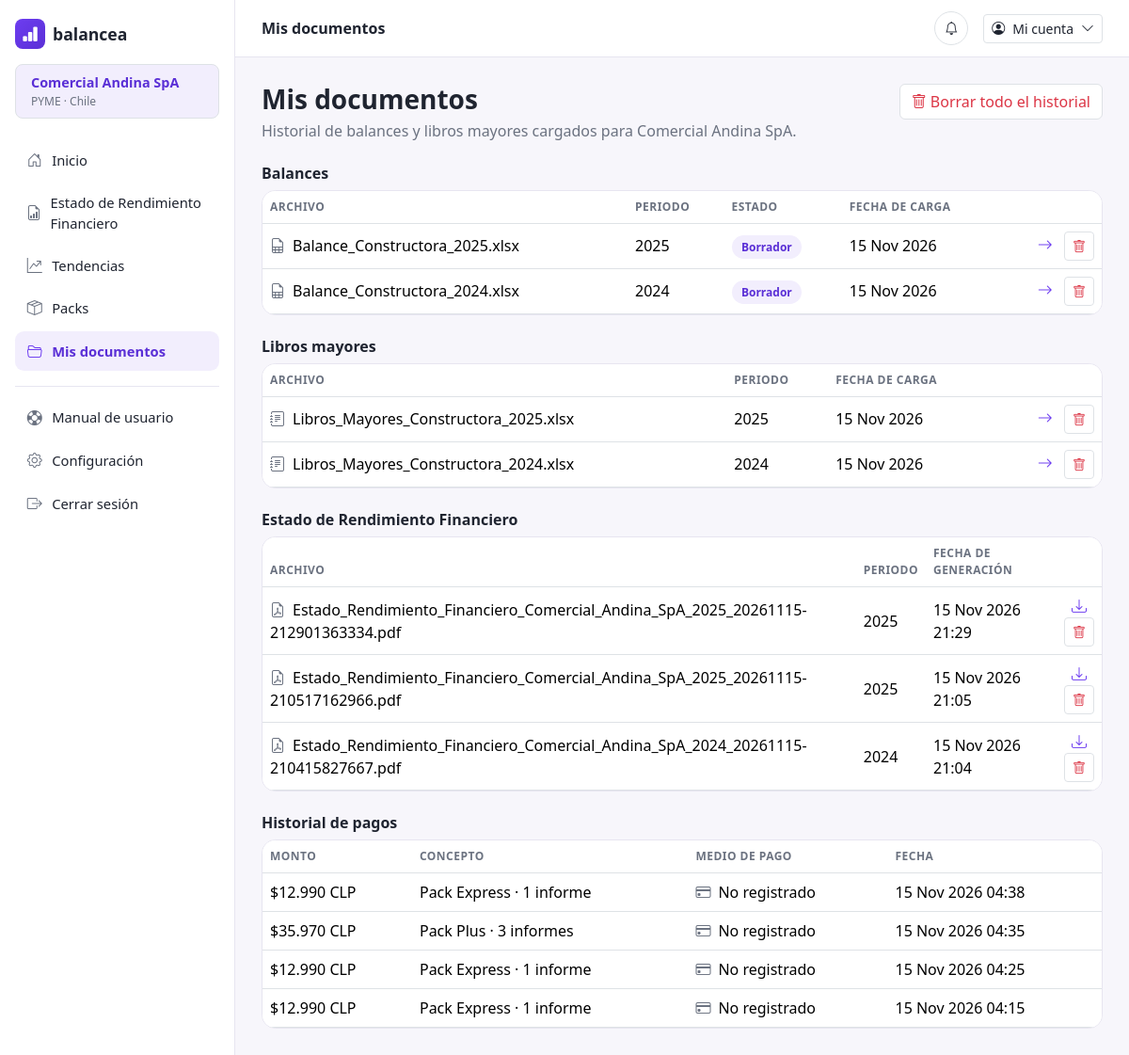
The app's page /mis-documentos (signed in), older data.
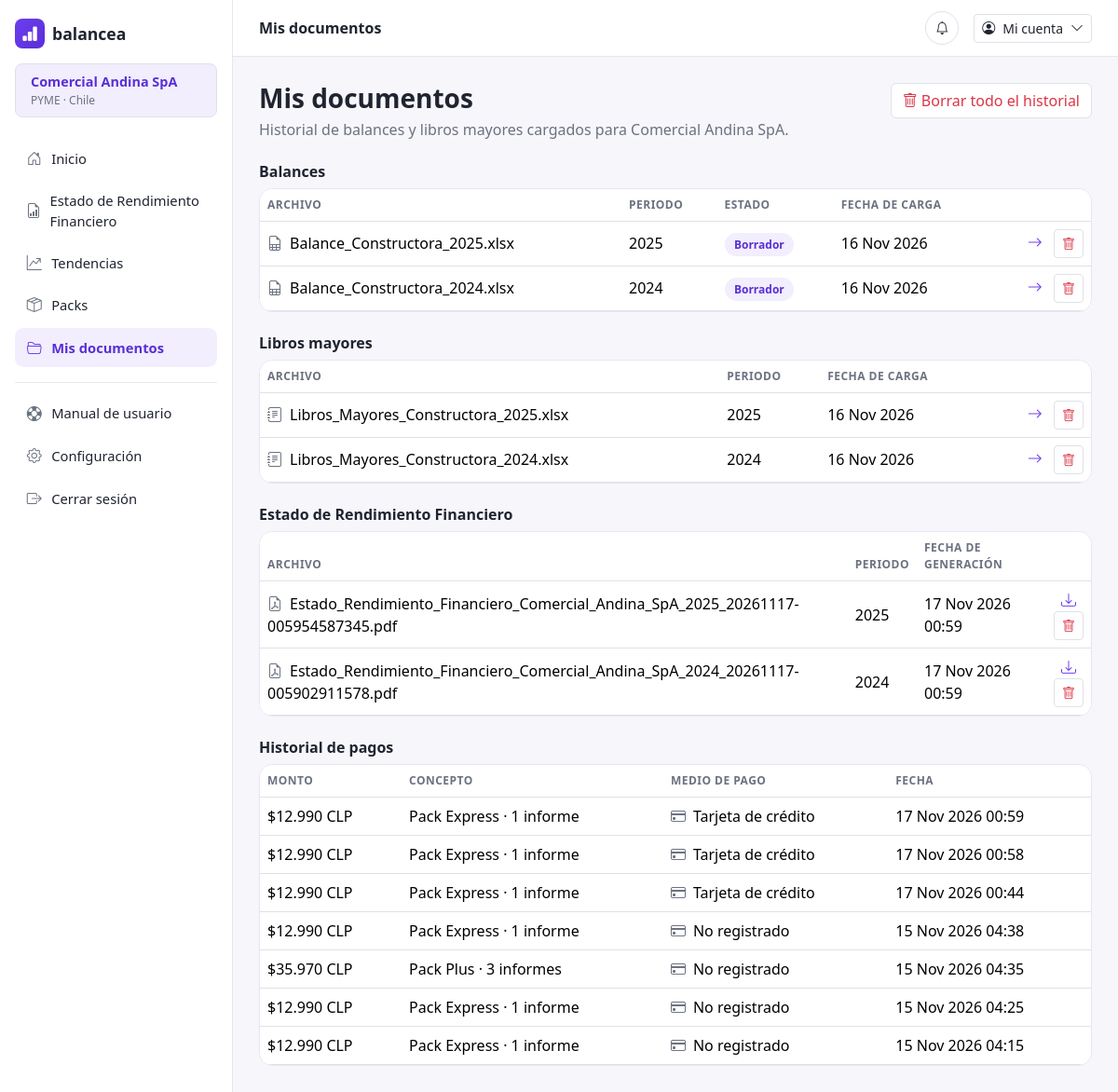
The same page, newer data.
### models.py (models this page shows)
class Empresa(db.Model):
    __tablename__ = "empresas"
    id = db.Column(db.Integer, primary_key=True)
    nombre = db.Column(db.String(150), nullable=False)
    tipo = db.Column(db.String(50), default="PYME")
    pais = db.Column(db.String(80), default="Chile")
    rubro = db.Column(db.String(50), nullable=False)
    moneda = db.Column(db.String(10), default="CLP")
    anio_vigente = db.Column(db.Integer, default=date.today().year)
    pack_actual = db.Column(db.String(30), default="Express")
    usuarios = db.relationship("Usuario", backref="empresa", lazy=True)
    balances = db.relationship(
        "Balance", backref="empresa", lazy=True, order_by="Balance.id.desc()"
    )

class Balance(db.Model):
    __tablename__ = "balances"
    id = db.Column(db.Integer, primary_key=True)
    empresa_id = db.Column(db.Integer, db.ForeignKey("empresas.id"), nullable=False)
    archivo_nombre = db.Column(db.String(150), nullable=False)
    archivo_libro_mayor = db.Column(db.String(150))
    periodo = db.Column(db.String(20), nullable=False)
    estado = db.Column(db.String(30), default="Borrador")
    fecha_carga = db.Column(db.Date, default=date.today)
    creado_en = db.Column(db.DateTime, default=datetime.utcnow)
    cuentas = db.relationship(
        "CuentaContable", backref="balance", lazy=True, order_by="CuentaContable.codigo"
    )
    informes = db.relationship(
        "InformeEstadoResultados",
        backref="balance",
        lazy=True,
        order_by="InformeEstadoResultados.fecha_generacion.desc()",
    )

class InformeEstadoResultados(db.Model):
    __tablename__ = "informes_estado_resultados"
    id = db.Column(db.Integer, primary_key=True)
    balance_id = db.Column(db.Integer, db.ForeignKey("balances.id"), nullable=False)
    archivo_nombre = db.Column(db.String(200), nullable=False)
    periodo = db.Column(db.String(20), nullable=False)
    fecha_generacion = db.Column(db.DateTime, default=datetime.utcnow)

class CompraPackInforme(db.Model):
    __tablename__ = "compras_packs_informes"
    id = db.Column(db.Integer, primary_key=True)
    empresa_id = db.Column(db.Integer, db.ForeignKey("empresas.id"), nullable=False)
    nombre_pack = db.Column(db.String(30), nullable=False)
    informes_incluidos = db.Column(db.Integer, nullable=False)
    informes_usados = db.Column(db.Integer, nullable=False, default=0)
    precio = db.Column(db.Integer, nullable=False)
    medio_pago = db.Column(db.String(50))
    fecha_compra = db.Column(db.DateTime, default=datetime.utcnow, nullable=False)

### app.py (the view)
    @app.route("/mis-documentos")
    @login_required
    def mis_documentos():
        empresa = empresa_actual()
        informes = (
            InformeEstadoResultados.query.join(Balance)
            .filter(Balance.empresa_id == empresa.id)
            .order_by(InformeEstadoResultados.fecha_generacion.desc())
            .all()
        )
        pagos = (
            Pago.query.join(Balance)
            .filter(Balance.empresa_id == empresa.id)
            .order_by(Pago.fecha_pago.desc())
            .all()
        )
        historial_pagos = [
            {
                "monto": compra.precio,
                "medio_pago": compra.medio_pago or "No registrado",
                "concepto": f"Pack {compra.nombre_pack} · {compra.informes_incluidos} informe{'s' if compra.informes_incluidos != 1 else ''}",
                "periodo": "—",
                "fecha": compra.fecha_compra,
            }
            for compra in compras_pack_empresa(empresa)
        ]
        historial_pagos.extend(
            {
                "monto": pago.monto,
                "medio_pago": pago.medio_pago,
                "concepto": "Estado de Rendimiento Financiero",
                "periodo": pago.balance.periodo,
                "fecha": pago.fecha_pago,
            }
            for pago in pagos
        )
        historial_pagos.sort(
            key=lambda pago: pago["fecha"] or datetime.min,
            reverse=True,
        )
        return render_template(
            "mis_documentos.html",
            empresa=empresa,
            balances=empresa.balances,
            informes=informes,
            pagos=pagos,
            historial_pagos=historial_pagos,
        )

### templates/mis_documentos.html (shortened to what this page needs)
{% extends "base.html" %}
{% set active_page = 'mis_documentos' %}
{% block page_heading %}Mis documentos{% endblock %}
{% block content %}
  <div class="d-flex justify-content-between align-items-start mb-4 flex-wrap gap-2">
    <div>
      <h3 class="fw-bold mb-1">Mis documentos</h3>
      <p class="text-muted-soft mb-0">Historial de balances y libros mayores cargados para {{ empresa.nombre }}.</p>
    </div>
    <form method="post" action="{{ url_for('eliminar_todos_documentos') }}" onsubmit="return confirm('¿Borrar TODO el historial de documentos? Esto elimina todos los balances, libros mayores, informes generados y pagos registrados. Esta acción no se puede deshacer.');">
      <button type="submit" class="btn btn-bc-outline border text-danger"><i class="bi bi-trash me-1"></i>Borrar todo el historial</button>
    </form>
  </div>
  <h6 class="fw-bold mb-2">Balances</h6>
  <div class="bc-card p-0 overflow-hidden mb-4">
    <table class="table bc-table align-middle mb-0">
      <thead>
        <tr><th>Archivo</th><th>Periodo</th><th>Estado</th><th>Fecha de carga</th><th></th></tr>
      </thead>
      <tbody>
        {% for b in balances %}
        <tr>
          <td><i class="bi bi-file-earmark-spreadsheet me-2 text-muted-soft"></i>{{ b.archivo_nombre }}</td>
          <td>{{ b.periodo }}</td>
          <td>
            {% if b.estado == 'Borrador' %}
              <span class="bc-badge-soft">Borrador</span>
            {% else %}
              <span class="bc-badge-success">Archivado</span>
            {% endif %}
          </td>
          <td>{{ b.fecha_carga.strftime('%d %b %Y') if b.fecha_carga else '—' }}</td>
          <td class="text-end">
            <a href="{{ url_for('estado_resultados') }}" class="me-2"><i class="bi bi-arrow-right"></i></a>
            <form method="post" action="{{ url_for('eliminar_balance', balance_id=b.id) }}" class="d-inline" onsubmit="return confirm('¿Eliminar este balance junto con su libro mayor, cuentas e informes generados? Esta acción no se puede deshacer.');">
              <button type="submit" class="btn btn-sm btn-bc-outline border text-danger" title="Eliminar"><i class="bi bi-trash"></i></button>
            </form>
          </td>
        </tr>
        {% else %}
        <tr><td colspan="5" class="text-muted-soft">Aún no has cargado balances.</td></tr>
        {% endfor %}
      </tbody>
    </table>
  </div>
  <h6 class="fw-bold mb-2">Libros mayores</h6>
  <div class="bc-card p-0 overflow-hidden">
    <table class="table bc-table align-middle mb-0">
      <thead>
        <tr><th>Archivo</th><th>Periodo</th><th>Fecha de carga</th><th></th></tr>
      </thead>
      <tbody>
        {% for b in balances if b.archivo_libro_mayor %}
        <tr>
          <td><i class="bi bi-journal-text me-2 text-muted-soft"></i>{{ b.archivo_libro_mayor }}</td>
          <td>{{ b.periodo }}</td>
          <td>{{ b.fecha_carga.strftime('%d %b %Y') if b.fecha_carga else '—' }}</td>
          <td class="text-end">
            <a href="{{ url_for('clasificacion') }}" class="me-2"><i class="bi bi-arrow-right"></i></a>
            <form method="post" action="{{ url_for('eliminar_balance', balance_id=b.id) }}" class="d-inline" onsubmit="return confirm('¿Eliminar este libro mayor junto con el balance, cuentas e informes asociados? Esta acción no se puede deshacer.');">
              <button type="submit" class="btn btn-sm btn-bc-outline border text-danger" title="Eliminar"><i class="bi bi-trash"></i></button>
            </form>
          </td>
        </tr>
        {% else %}
        <tr><td colspan="4" class="text-muted-soft">Aún no has cargado libros mayores.</td></tr>
        {% endfor %}
      </tbody>
    </table>
  </div>
  <h6 class="fw-bold mb-2 mt-4">Estado de Rendimiento Financiero</h6>
  <div class="bc-card p-0 overflow-hidden">
    <table class="table bc-table align-middle mb-0">
      <thead>
        <tr><th>Archivo</th><th>Periodo</th><th>Fecha de generación</th><th></th></tr>
      </thead>
      <tbody>
        {% for i in informes %}
        <tr>
          <td><i class="bi bi-file-earmark-pdf me-2 text-muted-soft"></i>{{ i.archivo_nombre }}</td>
          <td>{{ i.periodo }}</td>
          <td>{{ i.fecha_generacion.strftime('%d %b %Y %H:%M') if i.fecha_generacion else '—' }}</td>
          <td class="text-end">
            <a href="{{ url_for('descargar_informe', informe_id=i.id) }}" class="me-2"><i class="bi bi-download"></i></a>
            <form method="post" action="{{ url_for('eliminar_informe', informe_id=i.id) }}" class="d-inline" onsubmit="return confirm('¿Eliminar este informe generado? Esta acción no se puede deshacer.');">
              <button type="submit" class="btn btn-sm btn-bc-outline border text-danger" title="Eliminar"><i class="bi bi-trash"></i></button>
            </form>
          </td>
        </tr>
        {% else %}
        <tr><td colspan="4" class="text-muted-soft">Aún no has generado un Estado de Rendimiento Financiero.</td></tr>
        {% endfor %}
      </tbody>
    </table>
  </div>
  <h6 class="fw-bold mb-2 mt-4">Historial de pagos</h6>
  <div class="bc-card p-0 overflow-hidden">
    <table class="table bc-table align-middle mb-0">
      <thead>
        <tr><th>Monto</th><th>Concepto</th><th>Medio de pago</th><th>Fecha</th></tr>
      </thead>
      <tbody>
        {% for pago in historial_pagos %}
        <tr>
          <td>${{ pago.monto|monto }} CLP</td>
          <td>{{ pago.concepto }}</td>
          <td><i class="bi bi-credit-card me-2 text-muted-soft"></i>{{ pago.medio_pago }}</td>
          <td>{{ pago.fecha.strftime('%d %b %Y %H:%M') if pago.fecha else '—' }}</td>
        </tr>
        {% else %}
        <tr><td colspan="4" class="text-muted-soft">Aún no se ha registrado ningún pago.</td></tr>
        {% endfor %}
      </tbody>
    </table>
  </div>
{% endblock %}

### templates/base.html (shortened to what this page needs)
<!doctype html>
<html lang="es">
<head>
  <link rel="stylesheet" href="{{ url_for('static', filename='css/bootstrap.min.css') }}">
  <link rel="stylesheet" href="{{ url_for('static', filename='bootstrap-icons/bootstrap-icons.css') }}">
  <link rel="stylesheet" href="{{ url_for('static', filename='css/styles.css') }}">
</head>
<body>
  <div class="bc-shell">
    <aside class="bc-sidebar">
      <a href="{{ url_for('dashboard') }}" class="bc-logo">
        <span class="bc-logo-mark"><i class="bi bi-bar-chart-fill"></i></span>
        balancea
      </a>
      <div class="mt-3 border rounded-3 w-100 px-3 py-2" style="background-color: var(--bc-primary-light);">
        <span class="d-block fw-semibold" style="font-size:0.9rem;color:var(--bc-primary-dark);">{{ empresa.nombre if empresa else 'Tu empresa' }}</span>
        <span class="d-block text-muted-soft" style="font-size:0.75rem;">{{ empresa.tipo if empresa else 'Pyme' }} · {{ empresa.pais if empresa else 'Colombia' }}</span>
      </div>
      <nav class="bc-sidebar-section d-flex flex-column gap-1">
        <a href="{{ url_for('dashboard') }}" class="bc-nav-link {{ 'active' if active_page == 'inicio' else '' }}">
          <i class="bi bi-house-door"></i> Inicio
        </a>
        <a href="{{ url_for('subir_balance') }}" class="bc-nav-link {{ 'active' if active_page == 'subir_balance' else '' }}">
          <i class="bi bi-file-earmark-bar-graph"></i> Estado de Rendimiento Financiero
        </a>
        <a href="{{ url_for('toma_decisiones') }}" class="bc-nav-link {{ 'active' if active_page == 'toma_decisiones' else '' }}">
          <i class="bi bi-graph-up-arrow"></i> Tendencias
        </a>
        <a href="{{ url_for('packs') }}" class="bc-nav-link {{ 'active' if active_page == 'packs' else '' }}">
          <i class="bi bi-box-seam"></i> Packs
        </a>
        <a href="{{ url_for('mis_documentos') }}" class="bc-nav-link {{ 'active' if active_page == 'mis_documentos' else '' }}">
          <i class="bi bi-folder2-open"></i> Mis documentos
        </a>
      </nav>
      <div class="bc-sidebar-footer d-flex flex-column gap-1">
        <a href="{{ url_for('manual_usuario') }}" class="bc-nav-link {{ 'active' if active_page == 'manual_usuario' else '' }}">
          <i class="bi bi-life-preserver"></i> Manual de usuario
        </a>
        <a href="{{ url_for('configuracion') }}" class="bc-nav-link {{ 'active' if active_page == 'configuracion' else '' }}">
          <i class="bi bi-gear"></i> Configuración
        </a>
        <a href="{{ url_for('logout') }}" class="bc-nav-link">
          <i class="bi bi-box-arrow-right"></i> Cerrar sesión
        </a>
      </div>
    </aside>
    <div class="bc-main">
      <header class="bc-topbar">
        <div>
          <span class="fw-semibold">{% block page_heading %}{% endblock %}</span>
        </div>
        <div class="d-flex align-items-center gap-3">
          <button class="btn btn-sm btn-bc-outline border rounded-circle" style="width:36px;height:36px;">
            <i class="bi bi-bell"></i>
          </button>
          <div class="dropdown">
            <button class="btn btn-sm btn-bc-outline border d-flex align-items-center gap-2" type="button" data-bs-toggle="dropdown" aria-expanded="false">
              <i class="bi bi-person-circle"></i>
              <span>Mi cuenta</span>
              <i class="bi bi-chevron-down"></i>
            </button>
          </div>
        </div>
      </header>
      <main class="bc-content">
        {% block content %}{% endblock %}
      </main>
    </div>
  </div>
</body>
</html>

Row changes from the older to the newer data that the page shows:
removed InformeEstadoResultados: archivo_nombre "Estado_Rendimiento_Financiero_Comercial_Andina_SpA_2025_20261115-212901363334.pdf", periodo "2025", fecha_generacion "15 Nov 2026 21:29"
changed Balance "Balance_Constructora_2025.xlsx": fecha_carga "15 Nov 2026" → "16 Nov 2026"
changed Balance "Balance_Constructora_2024.xlsx": fecha_carga "15 Nov 2026" → "16 Nov 2026"
changed InformeEstadoResultados: archivo_nombre "Estado_Rendimiento_Financiero_Comercial_Andina_SpA_2025_20261115-210517162966.pdf" → "Estado_Rendimiento_Financiero_Comercial_Andina_SpA_2025_20261117-005954587345.pdf"; fecha_generacion "15 Nov 2026 21:05" → "17 Nov 2026 00:59"
changed InformeEstadoResultados: archivo_nombre "Estado_Rendimiento_Financiero_Comercial_Andina_SpA_2024_20261115-210415827667.pdf" → "Estado_Rendimiento_Financiero_Comercial_Andina_SpA_2024_20261117-005902911578.pdf"; fecha_generacion "15 Nov 2026 21:04" → "17 Nov 2026 00:59"
added CompraPackInforme: monto|monto "12.990", concepto "Pack Express · 1 informe", medio_pago "Tarjeta de crédito", fecha "17 Nov 2026 00:59"
added CompraPackInforme: monto|monto "12.990", concepto "Pack Express · 1 informe", medio_pago "Tarjeta de crédito", fecha "17 Nov 2026 00:58"
added CompraPackInforme: monto|monto "12.990", concepto "Pack Express · 1 informe", medio_pago "Tarjeta de crédito", fecha "17 Nov 2026 00:44"
